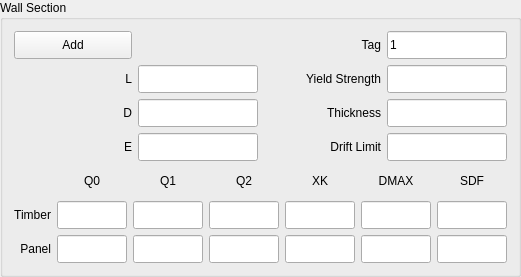
          <widget class="QGroupBox" name="groupBox_12">
           <property name="title">
            <string>Wall Section</string>
           </property>
           <layout class="QVBoxLayout" name="verticalLayout_11">
            <item>
             <layout class="QGridLayout" name="gridLayout_6">
              <item row="0" column="3">
               <widget class="QLineEdit" name="input_wall_section_tag">
                <property name="minimumSize">
                 <size>
                  <width>80</width>
                  <height>28</height>
                 </size>
                </property>
                <property name="maximumSize">
                 <size>
                  <width>120</width>
                  <height>50</height>
                 </size>
                </property>
                <property name="text">
                 <string>1</string>
                </property>
               </widget>
              </item>
              <item row="2" column="2">
               <widget class="QLabel" name="label_local_axisy">
                <property name="sizePolicy">
                 <sizepolicy hsizetype="Preferred" vsizetype="Preferred">
                  <horstretch>0</horstretch>
                  <verstretch>0</verstretch>
                 </sizepolicy>
                </property>
                <property name="minimumSize">
                 <size>
                  <width>80</width>
                  <height>28</height>
                 </size>
                </property>
                <property name="maximumSize">
                 <size>
                  <width>120</width>
                  <height>50</height>
                 </size>
                </property>
                <property name="text">
                 <string>Thickness</string>
                </property>
                <property name="alignment">
                 <set>Qt::AlignRight|Qt::AlignTrailing|Qt::AlignVCenter</set>
                </property>
               </widget>
              </item>
              <item row="0" column="2">
               <widget class="QLabel" name="label_9">
                <property name="minimumSize">
                 <size>
                  <width>80</width>
                  <height>28</height>
                 </size>
                </property>
                <property name="maximumSize">
                 <size>
                  <width>120</width>
                  <height>50</height>
                 </size>
                </property>
                <property name="text">
                 <string>Tag</string>
                </property>
                <property name="alignment">
                 <set>Qt::AlignRight|Qt::AlignTrailing|Qt::AlignVCenter</set>
                </property>
               </widget>
              </item>
              <item row="2" column="1">
               <widget class="QLineEdit" name="input_ds">
                <property name="minimumSize">
                 <size>
                  <width>80</width>
                  <height>28</height>
                 </size>
                </property>
                <property name="maximumSize">
                 <size>
                  <width>120</width>
                  <height>50</height>
                 </size>
                </property>
                <property name="text">
                 <string/>
                </property>
               </widget>
              </item>
              <item row="3" column="1">
               <widget class="QLineEdit" name="input_es">
                <property name="minimumSize">
                 <size>
                  <width>80</width>
                  <height>28</height>
                 </size>
                </property>
                <property name="maximumSize">
                 <size>
                  <width>120</width>
                  <height>50</height>
                 </size>
                </property>
                <property name="text">
                 <string/>
                </property>
               </widget>
              </item>
              <item row="3" column="2">
               <widget class="QLabel" name="label_local_axisz">
                <property name="minimumSize">
                 <size>
                  <width>80</width>
                  <height>28</height>
                 </size>
                </property>
                <property name="maximumSize">
                 <size>
                  <width>120</width>
                  <height>50</height>
                 </size>
                </property>
                <property name="text">
                 <string>Drift Limit</string>
                </property>
                <property name="alignment">
                 <set>Qt::AlignRight|Qt::AlignTrailing|Qt::AlignVCenter</set>
                </property>
               </widget>
              </item>
              <item row="3" column="0">
               <widget class="QLabel" name="label_e">
                <property name="minimumSize">
                 <size>
                  <width>80</width>
                  <height>28</height>
                 </size>
                </property>
                <property name="maximumSize">
                 <size>
                  <width>120</width>
                  <height>50</height>
                 </size>
                </property>
                <property name="text">
                 <string>E</string>
                </property>
                <property name="alignment">
                 <set>Qt::AlignRight|Qt::AlignTrailing|Qt::AlignVCenter</set>
                </property>
               </widget>
              </item>
              <item row="0" column="0">
               <widget class="QPushButton" name="button_add_wall_section">
                <property name="sizePolicy">
                 <sizepolicy hsizetype="Preferred" vsizetype="Fixed">
                  <horstretch>0</horstretch>
                  <verstretch>0</verstretch>
                 </sizepolicy>
                </property>
                <property name="minimumSize">
                 <size>
                  <width>80</width>
                  <height>28</height>
                 </size>
                </property>
                <property name="maximumSize">
                 <size>
                  <width>120</width>
                  <height>50</height>
                 </size>
                </property>
                <property name="text">
                 <string>Add</string>
                </property>
               </widget>
              </item>
              <item row="1" column="1">
               <widget class="QLineEdit" name="input_ls">
                <property name="enabled">
                 <bool>true</bool>
                </property>
                <property name="minimumSize">
                 <size>
                  <width>80</width>
                  <height>28</height>
                 </size>
                </property>
                <property name="maximumSize">
                 <size>
                  <width>120</width>
                  <height>50</height>
                 </size>
                </property>
                <property name="text">
                 <string/>
                </property>
               </widget>
              </item>
              <item row="3" column="3">
               <widget class="QLineEdit" name="input_dl">
                <property name="minimumSize">
                 <size>
                  <width>80</width>
                  <height>28</height>
                 </size>
                </property>
                <property name="maximumSize">
                 <size>
                  <width>120</width>
                  <height>50</height>
                 </size>
                </property>
                <property name="text">
                 <string/>
                </property>
               </widget>
              </item>
              <item row="1" column="3">
               <widget class="QLineEdit" name="input_ys">
                <property name="minimumSize">
                 <size>
                  <width>80</width>
                  <height>28</height>
                 </size>
                </property>
                <property name="maximumSize">
                 <size>
                  <width>120</width>
                  <height>50</height>
                 </size>
                </property>
                <property name="text">
                 <string/>
                </property>
               </widget>
              </item>
              <item row="2" column="0">
               <widget class="QLabel" name="label_d">
                <property name="minimumSize">
                 <size>
                  <width>80</width>
                  <height>28</height>
                 </size>
                </property>
                <property name="maximumSize">
                 <size>
                  <width>120</width>
                  <height>50</height>
                 </size>
                </property>
                <property name="text">
                 <string>D</string>
                </property>
                <property name="alignment">
                 <set>Qt::AlignRight|Qt::AlignTrailing|Qt::AlignVCenter</set>
                </property>
               </widget>
              </item>
              <item row="1" column="0">
               <widget class="QLabel" name="label_l">
                <property name="enabled">
                 <bool>true</bool>
                </property>
                <property name="minimumSize">
                 <size>
                  <width>80</width>
                  <height>28</height>
                 </size>
                </property>
                <property name="maximumSize">
                 <size>
                  <width>120</width>
                  <height>50</height>
                 </size>
                </property>
                <property name="text">
                 <string>L</string>
                </property>
                <property name="alignment">
                 <set>Qt::AlignRight|Qt::AlignTrailing|Qt::AlignVCenter</set>
                </property>
               </widget>
              </item>
              <item row="1" column="2">
               <widget class="QLabel" name="label_local_axisx">
                <property name="minimumSize">
                 <size>
                  <width>80</width>
                  <height>28</height>
                 </size>
                </property>
                <property name="maximumSize">
                 <size>
                  <width>120</width>
                  <height>50</height>
                 </size>
                </property>
                <property name="text">
                 <string>Yield Strength</string>
                </property>
                <property name="alignment">
                 <set>Qt::AlignRight|Qt::AlignTrailing|Qt::AlignVCenter</set>
                </property>
               </widget>
              </item>
              <item row="2" column="3">
               <widget class="QLineEdit" name="input_th">
                <property name="minimumSize">
                 <size>
                  <width>80</width>
                  <height>28</height>
                 </size>
                </property>
                <property name="maximumSize">
                 <size>
                  <width>120</width>
                  <height>50</height>
                 </size>
                </property>
                <property name="text">
                 <string/>
                </property>
               </widget>
              </item>
             </layout>
            </item>
            <item>
             <layout class="QGridLayout" name="gridLayout_15">
              <item row="0" column="1">
               <widget class="QLabel" name="label_3">
                <property name="minimumSize">
                 <size>
                  <width>30</width>
                  <height>28</height>
                 </size>
                </property>
                <property name="maximumSize">
                 <size>
                  <width>70</width>
                  <height>50</height>
                 </size>
                </property>
                <property name="text">
                 <string>Q0</string>
                </property>
                <property name="alignment">
                 <set>Qt::AlignCenter</set>
                </property>
               </widget>
              </item>
              <item row="0" column="2">
               <widget class="QLabel" name="label">
                <property name="minimumSize">
                 <size>
                  <width>30</width>
                  <height>28</height>
                 </size>
                </property>
                <property name="maximumSize">
                 <size>
                  <width>70</width>
                  <height>50</height>
                 </size>
                </property>
                <property name="text">
                 <string>Q1</string>
                </property>
                <property name="alignment">
                 <set>Qt::AlignCenter</set>
                </property>
               </widget>
              </item>
              <item row="0" column="3">
               <widget class="QLabel" name="label_5">
                <property name="minimumSize">
                 <size>
                  <width>30</width>
                  <height>28</height>
                 </size>
                </property>
                <property name="maximumSize">
                 <size>
                  <width>70</width>
                  <height>50</height>
                 </size>
                </property>
                <property name="text">
                 <string>Q2</string>
                </property>
                <property name="alignment">
                 <set>Qt::AlignCenter</set>
                </property>
               </widget>
              </item>
              <item row="0" column="4">
               <widget class="QLabel" name="label_6">
                <property name="minimumSize">
                 <size>
                  <width>30</width>
                  <height>28</height>
                 </size>
                </property>
                <property name="maximumSize">
                 <size>
                  <width>70</width>
                  <height>50</height>
                 </size>
                </property>
                <property name="text">
                 <string>XK</string>
                </property>
                <property name="alignment">
                 <set>Qt::AlignCenter</set>
                </property>
               </widget>
              </item>
              <item row="0" column="5">
               <widget class="QLabel" name="label_14">
                <property name="minimumSize">
                 <size>
                  <width>30</width>
                  <height>28</height>
                 </size>
                </property>
                <property name="maximumSize">
                 <size>
                  <width>70</width>
                  <height>50</height>
                 </size>
                </property>
                <property name="text">
                 <string>DMAX</string>
                </property>
                <property name="alignment">
                 <set>Qt::AlignCenter</set>
                </property>
               </widget>
              </item>
              <item row="0" column="6">
               <widget class="QLabel" name="label_19">
                <property name="minimumSize">
                 <size>
                  <width>30</width>
                  <height>28</height>
                 </size>
                </property>
                <property name="maximumSize">
                 <size>
                  <width>70</width>
                  <height>50</height>
                 </size>
                </property>
                <property name="text">
                 <string>SDF</string>
                </property>
                <property name="alignment">
                 <set>Qt::AlignCenter</set>
                </property>
               </widget>
              </item>
              <item row="1" column="0">
               <widget class="QLabel" name="label_21">
                <property name="minimumSize">
                 <size>
                  <width>30</width>
                  <height>28</height>
                 </size>
                </property>
                <property name="maximumSize">
                 <size>
                  <width>70</width>
                  <height>50</height>
                 </size>
                </property>
                <property name="text">
                 <string>Timber</string>
                </property>
                <property name="alignment">
                 <set>Qt::AlignRight|Qt::AlignTrailing|Qt::AlignVCenter</set>
                </property>
               </widget>
              </item>
              <item row="1" column="1">
               <widget class="QLineEdit" name="input_q0t">
                <property name="minimumSize">
                 <size>
                  <width>30</width>
                  <height>28</height>
                 </size>
                </property>
                <property name="maximumSize">
                 <size>
                  <width>70</width>
                  <height>50</height>
                 </size>
                </property>
                <property name="text">
                 <string/>
                </property>
               </widget>
              </item>
              <item row="1" column="2">
               <widget class="QLineEdit" name="input_q1t">
                <property name="minimumSize">
                 <size>
                  <width>30</width>
                  <height>28</height>
                 </size>
                </property>
                <property name="maximumSize">
                 <size>
                  <width>70</width>
                  <height>50</height>
                 </size>
                </property>
                <property name="text">
                 <string/>
                </property>
               </widget>
              </item>
              <item row="1" column="3">
               <widget class="QLineEdit" name="input_q2t">
                <property name="minimumSize">
                 <size>
                  <width>30</width>
                  <height>28</height>
                 </size>
                </property>
                <property name="maximumSize">
                 <size>
                  <width>70</width>
                  <height>50</height>
                 </size>
                </property>
                <property name="text">
                 <string/>
                </property>
               </widget>
              </item>
              <item row="1" column="4">
               <widget class="QLineEdit" name="input_xkt">
                <property name="minimumSize">
                 <size>
                  <width>30</width>
                  <height>28</height>
                 </size>
                </property>
                <property name="maximumSize">
                 <size>
                  <width>70</width>
                  <height>50</height>
                 </size>
                </property>
                <property name="text">
                 <string/>
                </property>
               </widget>
              </item>
              <item row="1" column="5">
               <widget class="QLineEdit" name="input_dmaxt">
                <property name="minimumSize">
                 <size>
                  <width>30</width>
                  <height>28</height>
                 </size>
                </property>
                <property name="maximumSize">
                 <size>
                  <width>70</width>
                  <height>50</height>
                 </size>
                </property>
                <property name="text">
                 <string/>
                </property>
               </widget>
              </item>
              <item row="1" column="6">
               <widget class="QLineEdit" name="input_sdft">
                <property name="minimumSize">
                 <size>
                  <width>30</width>
                  <height>28</height>
                 </size>
                </property>
                <property name="maximumSize">
                 <size>
                  <width>70</width>
                  <height>50</height>
                 </size>
                </property>
                <property name="text">
                 <string/>
                </property>
               </widget>
              </item>
              <item row="2" column="0">
               <widget class="QLabel" name="label_22">
                <property name="minimumSize">
                 <size>
                  <width>30</width>
                  <height>28</height>
                 </size>
                </property>
                <property name="maximumSize">
                 <size>
                  <width>70</width>
                  <height>50</height>
                 </size>
                </property>
                <property name="text">
                 <string>Panel</string>
                </property>
                <property name="alignment">
                 <set>Qt::AlignRight|Qt::AlignTrailing|Qt::AlignVCenter</set>
                </property>
               </widget>
              </item>
              <item row="2" column="1">
               <widget class="QLineEdit" name="input_q0p">
                <property name="minimumSize">
                 <size>
                  <width>30</width>
                  <height>28</height>
                 </size>
                </property>
                <property name="maximumSize">
                 <size>
                  <width>70</width>
                  <height>50</height>
                 </size>
                </property>
                <property name="text">
                 <string/>
                </property>
               </widget>
              </item>
              <item row="2" column="2">
               <widget class="QLineEdit" name="input_q1p">
                <property name="minimumSize">
                 <size>
                  <width>30</width>
                  <height>28</height>
                 </size>
                </property>
                <property name="maximumSize">
                 <size>
                  <width>70</width>
                  <height>50</height>
                 </size>
                </property>
                <property name="text">
                 <string/>
                </property>
               </widget>
              </item>
              <item row="2" column="3">
               <widget class="QLineEdit" name="input_q2p">
                <property name="minimumSize">
                 <size>
                  <width>30</width>
                  <height>28</height>
                 </size>
                </property>
                <property name="maximumSize">
                 <size>
                  <width>70</width>
                  <height>50</height>
                 </size>
                </property>
                <property name="text">
                 <string/>
                </property>
               </widget>
              </item>
              <item row="2" column="4">
               <widget class="QLineEdit" name="input_xkp">
                <property name="minimumSize">
                 <size>
                  <width>30</width>
                  <height>28</height>
                 </size>
                </property>
                <property name="maximumSize">
                 <size>
                  <width>70</width>
                  <height>50</height>
                 </size>
                </property>
                <property name="text">
                 <string/>
                </property>
               </widget>
              </item>
              <item row="2" column="5">
               <widget class="QLineEdit" name="input_dmaxp">
                <property name="minimumSize">
                 <size>
                  <width>30</width>
                  <height>28</height>
                 </size>
                </property>
                <property name="maximumSize">
                 <size>
                  <width>70</width>
                  <height>50</height>
                 </size>
                </property>
                <property name="text">
                 <string/>
                </property>
               </widget>
              </item>
              <item row="2" column="6">
               <widget class="QLineEdit" name="input_sdfp">
                <property name="minimumSize">
                 <size>
                  <width>30</width>
                  <height>28</height>
                 </size>
                </property>
                <property name="maximumSize">
                 <size>
                  <width>70</width>
                  <height>50</height>
                 </size>
                </property>
                <property name="text">
                 <string/>
                </property>
               </widget>
              </item>
             </layout>
            </item>
           </layout>
          </widget>
